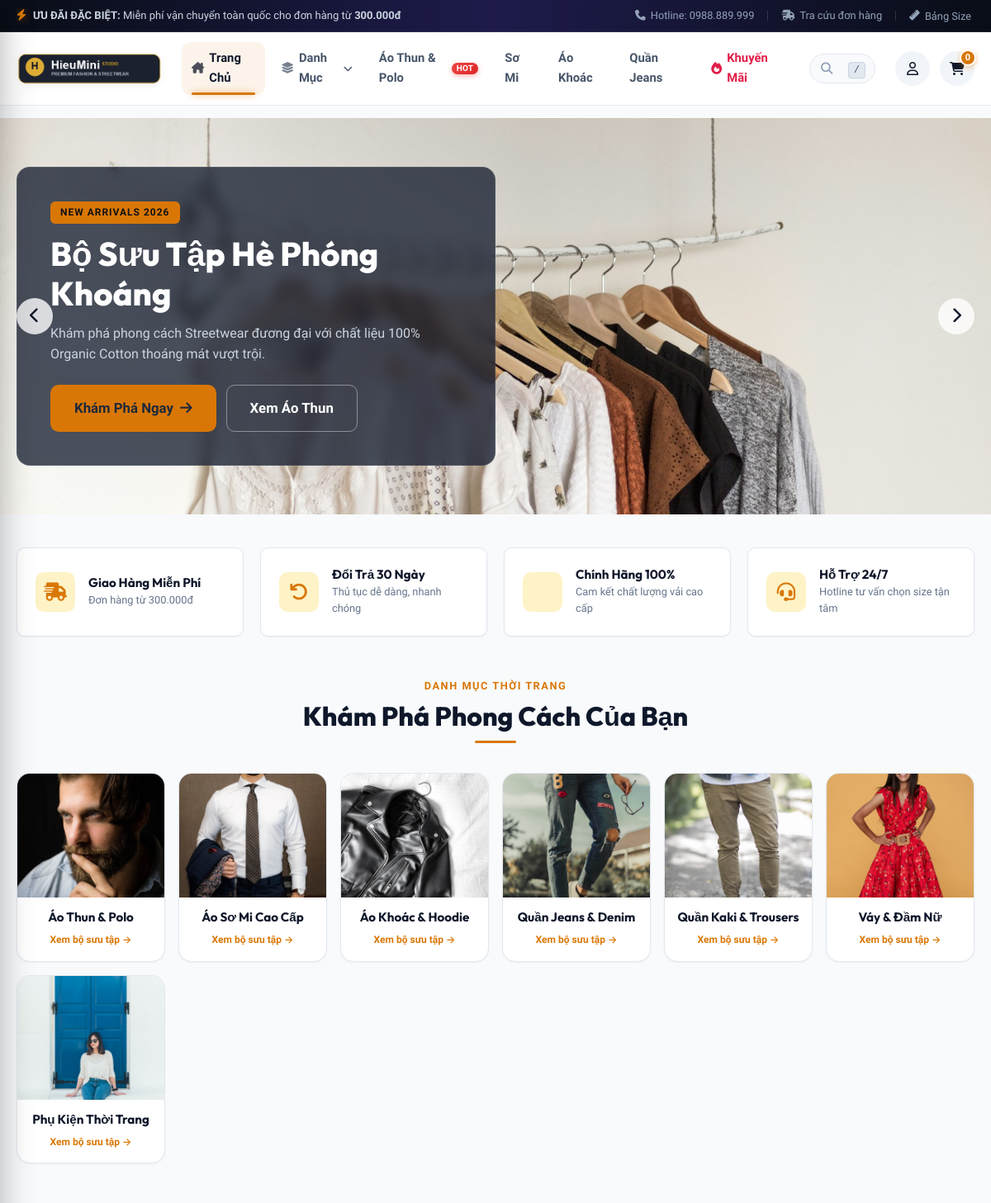
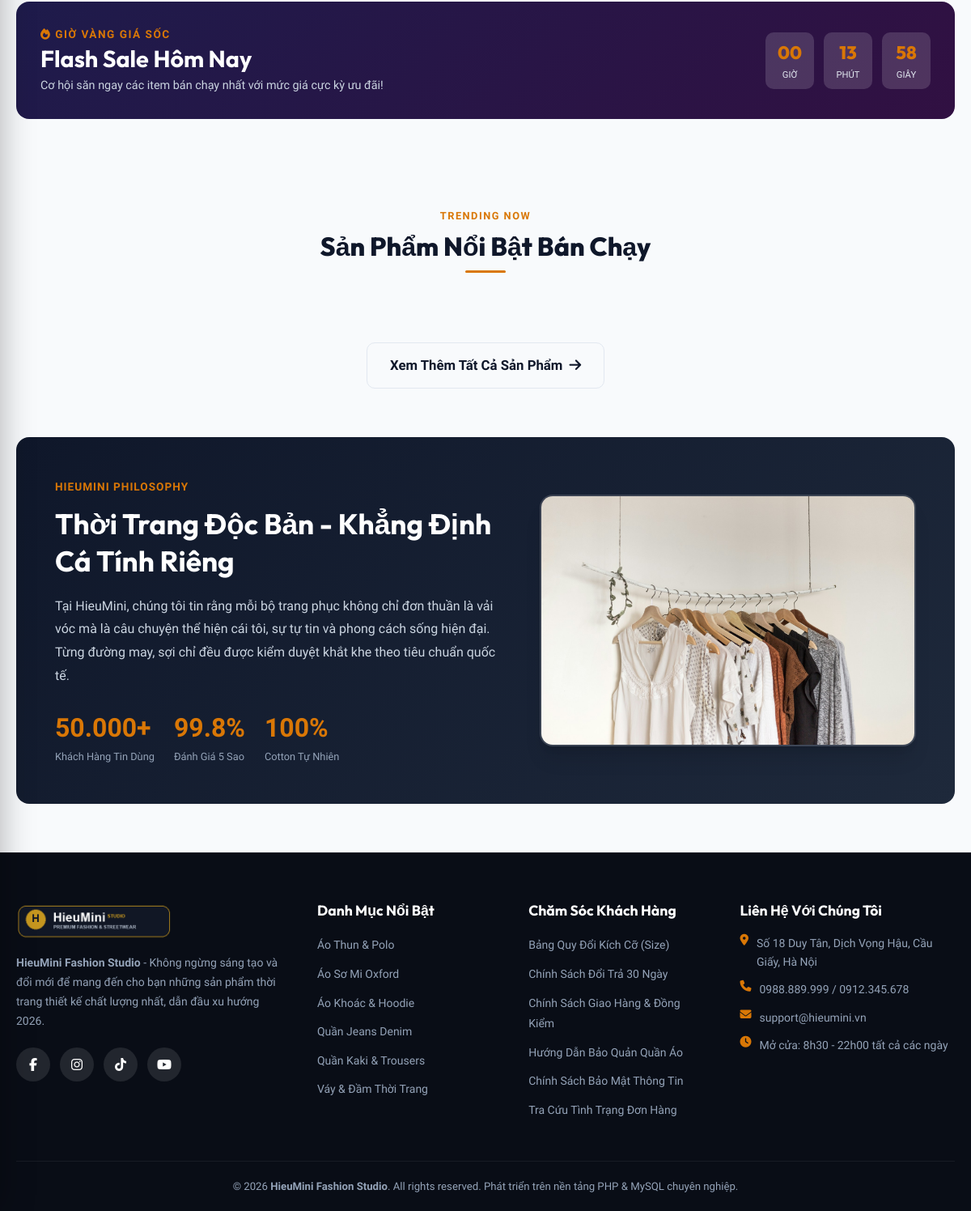
The page / on the database its author committed (2 pictures, top to bottom).
### tables this page shows
CREATE TABLE IF NOT EXISTS `categories` (
    `id` INT AUTO_INCREMENT PRIMARY KEY,
    `name` VARCHAR(100) NOT NULL,
    `slug` VARCHAR(100) NOT NULL UNIQUE,
    `description` TEXT DEFAULT NULL,
    `image` VARCHAR(255) DEFAULT NULL,
    `status` TINYINT(1) DEFAULT 1,
    `created_at` TIMESTAMP DEFAULT CURRENT_TIMESTAMP
);

### index.php (the view, shortened to what this page needs)
<?php
require_once __DIR__ . '/includes/header.php';
$categories = $pdo->query("SELECT * FROM categories WHERE status = 1 ORDER BY id ASC")->fetchAll();
?>
<section class="hero-slider-section">
    <div class="hero-slider">
        <div class="hero-slide active" style="background-image: url('assets/images/banners/hero_banner_1.jpg');">
            <div class="container">
                <div class="hero-content">
                    <span class="hero-badge">NEW ARRIVALS 2026</span>
                    <h2 class="hero-title">Bộ Sưu Tập Hè Phóng Khoáng</h2>
                    <p class="hero-desc">Khám phá phong cách Streetwear đương đại với chất liệu 100% Organic Cotton thoáng mát vượt trội.</p>
                    <div class="hero-btns">
                        <a href="products.php" class="btn btn-accent btn-lg">Khám Phá Ngay <i class="fa-solid fa-arrow-right"></i></a>
                        <a href="products.php?cat=ao-thun-polo" class="btn btn-outline btn-lg" style="color: #fff; border-color: rgba(255,255,255,0.4);">Xem Áo Thun</a>
                    </div>
                </div>
            </div>
        </div>
        <button class="slider-btn prev"><i class="fa-solid fa-chevron-left"></i></button>
        <button class="slider-btn next"><i class="fa-solid fa-chevron-right"></i></button>
    </div>
</section>
<div class="container">
    <section class="benefits-grid">
        <div class="benefit-card">
            <div class="benefit-icon"><i class="fa-solid fa-truck-fast"></i></div>
            <div class="benefit-info">
                <h4>Giao Hàng Miễn Phí</h4>
                <p>Đơn hàng từ 300.000đ</p>
            </div>
        </div>
        <div class="benefit-card">
            <div class="benefit-icon"><i class="fa-solid fa-arrow-rotate-left"></i></div>
            <div class="benefit-info">
                <h4>Đổi Trả 30 Ngày</h4>
                <p>Thủ tục dễ dàng, nhanh chóng</p>
            </div>
        </div>
        <div class="benefit-card">
            <div class="benefit-icon"><i class="fa-solid fa-shield-check"></i></div>
            <div class="benefit-info">
                <h4>Chính Hãng 100%</h4>
                <p>Cam kết chất lượng vải cao cấp</p>
            </div>
        </div>
        <div class="benefit-card">
            <div class="benefit-icon"><i class="fa-solid fa-headset"></i></div>
            <div class="benefit-info">
                <h4>Hỗ Trợ 24/7</h4>
                <p>Hotline tư vấn chọn size tận tâm</p>
            </div>
        </div>
    </section>
    <section style="margin-bottom: 50px;">
        <div class="section-header">
            <div class="section-subtitle">DANH MỤC THỜI TRANG</div>
            <h2 class="section-title">Khám Phá Phong Cách Của Bạn</h2>
        </div>
        <div class="categories-grid">
            <?php foreach ($categories as $c): ?>
                <a href="products.php?cat=<?= $c['slug'] ?>" class="category-card">
                    <div class="cat-img-wrapper">
                        <img src="assets/images/categories/<?= htmlspecialchars($c['image']) ?>" alt="<?= htmlspecialchars($c['name']) ?>">
                    </div>
                    <div class="cat-content">
                        <h4 class="cat-title"><?= htmlspecialchars($c['name']) ?></h4>
                        <span class="cat-count">Xem bộ sưu tập →</span>
                    </div>
                </a>
            <?php endforeach; ?>
        </div>
    </section>
    <section class="flash-sale-box">
        <div class="flash-sale-title">
            <div style="font-size: 0.85rem; text-transform: uppercase; letter-spacing: 1.5px; color: var(--accent); font-weight: 700;">
                <i class="fa-solid fa-fire"></i> GIỜ VÀNG GIÁ SỐC
            </div>
            <h3>Flash Sale Hôm Nay</h3>
            <p style="color: #cbd5e1; font-size: 0.9rem;">Cơ hội săn ngay các item bán chạy nhất với mức giá cực kỳ ưu đãi!</p>
        </div>
        <div class="countdown-wrap" id="flash-countdown">
            <div class="countdown-item">
                <div class="countdown-num" id="cd-hours">18</div>
                <div class="countdown-lbl">Giờ</div>
            </div>
            <div class="countdown-item">
                <div class="countdown-num" id="cd-mins">45</div>
                <div class="countdown-lbl">Phút</div>
            </div>
            <div class="countdown-item">
                <div class="countdown-num" id="cd-secs">30</div>
                <div class="countdown-lbl">Giây</div>
            </div>
        </div>
    </section>
    <section style="margin-bottom: 60px;">
        <div class="section-header">
            <div class="section-subtitle">TRENDING NOW</div>
            <h2 class="section-title">Sản Phẩm Nổi Bật Bán Chạy</h2>
        </div>
        <div style="text-align: center; margin-top: 20px;">
            <a href="products.php" class="btn btn-outline btn-lg">
                Xem Thêm Tất Cả Sản Phẩm <i class="fa-solid fa-arrow-right"></i>
            </a>
        </div>
    </section>
    <section style="background: linear-gradient(135deg, #0f172a 0%, #1e293b 100%); border-radius: var(--radius-lg); padding: 48px; color: white; margin-bottom: 60px; display: grid; grid-template-columns: 1.2fr 1fr; gap: 40px; align-items: center;">
        <div>
            <span style="color: var(--accent); font-weight: 700; text-transform: uppercase; letter-spacing: 1px; font-size: 0.85rem;">HIEUMINI PHILOSOPHY</span>
            <h2 style="color: white; font-size: 2.2rem; margin: 12px 0 18px; line-height: 1.3;">Thời Trang Độc Bản - Khẳng Định Cá Tính Riêng</h2>
            <p style="color: #cbd5e1; font-size: 1rem; line-height: 1.8; margin-bottom: 24px;">
                Tại HieuMini, chúng tôi tin rằng mỗi bộ trang phục không chỉ đơn thuần là vải vóc mà là câu chuyện thể hiện cái tôi, sự tự tin và phong cách sống hiện đại. Từng đường may, sợi chỉ đều được kiểm duyệt khắt khe theo tiêu chuẩn quốc tế.
            </p>
            <div style="display: flex; gap: 24px;">
                <div>
                    <div style="font-size: 2rem; font-weight: 800; color: var(--accent);">50.000+</div>
                    <div style="font-size: 0.8rem; color: #94a3b8;">Khách Hàng Tin Dùng</div>
                </div>
                <div>
                    <div style="font-size: 2rem; font-weight: 800; color: var(--accent);">99.8%</div>
                    <div style="font-size: 0.8rem; color: #94a3b8;">Đánh Giá 5 Sao</div>
                </div>
                <div>
                    <div style="font-size: 2rem; font-weight: 800; color: var(--accent);">100%</div>
                    <div style="font-size: 0.8rem; color: #94a3b8;">Cotton Tự Nhiên</div>
                </div>
            </div>
        </div>
        <div style="text-align: center;">
            <img src="assets/images/banners/hero_banner_1.jpg" alt="Lookbook" style="border-radius: var(--radius-lg); border: 2px solid rgba(255,255,255,0.15); box-shadow: var(--shadow-xl);">
        </div>
    </section>
</div>
<?php require_once __DIR__ . '/includes/footer.php'; ?>

### rows shown on the page
categories: image (picture), name "Áo Thun & Polo"
categories: image (picture), name "Áo Sơ Mi Cao Cấp"
categories: image (picture), name "Áo Khoác & Hoodie"
categories: image (picture), name "Quần Jeans & Denim"
categories: image (picture), name "Quần Kaki & Trousers"
categories: image (picture), name "Váy & Đầm Nữ"
categories: image (picture), name "Phụ Kiện Thời Trang"

### other values the page prints
$cartCount "0"
